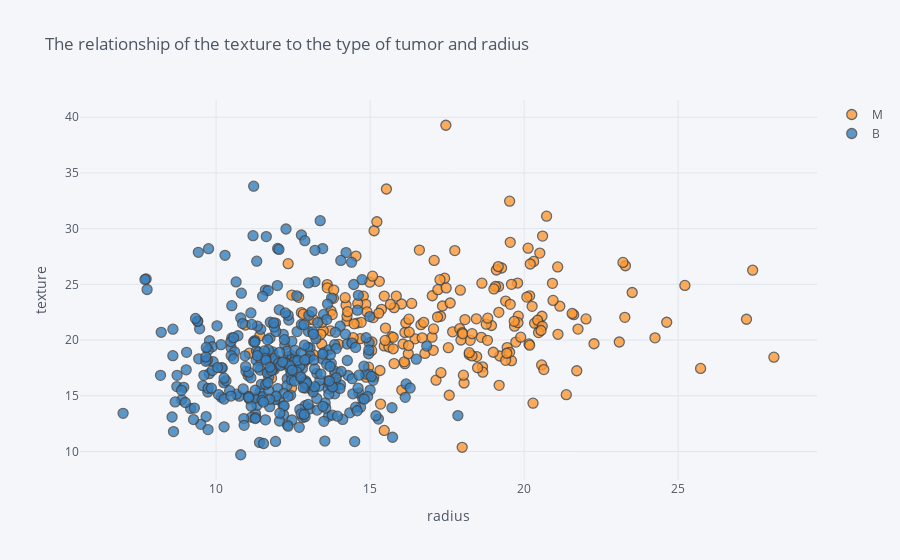

The notebook cell this image was saved under:
### Code cell
tumor_mean.iplot(kind='scatter',x='radius',y='texture',mode='markers',categories='diagnosis',size=10,xTitle='radius',yTitle='texture',title='The relationship of the texture to the type of tumor and radius')

### Figure 1 — Plotly figure (JSON) as saved in the notebook; plotly's stock layout.template omitted (floating-point values rounded to 4 significant figures; data arrays with more than 128 entries replaced by an {"elided": "..."} marker saying what was removed)
{"data": [{"marker": {"color": "rgba(255, 153, 51, 1.0)", "line": {"width": 1.3}, "opacity": 0.8, "size": 10, "symbol": "circle"}, "mode": "markers", "name": "M", "textfont": {"color": "#4D5663"}, "type": "scatter", "x": {"elided": "212 float values"}, "y": {"elided": "212 float values"}}, {"marker": {"color": "rgba(55, 128, 191, 1.0)", "line": {"width": 1.3}, "opacity": 0.8, "size": 10, "symbol": "circle"}, "mode": "markers", "name": "B", "textfont": {"color": "#4D5663"}, "type": "scatter", "x": {"elided": "357 float values"}, "y": {"elided": "357 float values"}}], "layout": {"legend": {"bgcolor": "#F5F6F9", "font": {"color": "#4D5663"}}, "paper_bgcolor": "#F5F6F9", "plot_bgcolor": "#F5F6F9", "title": {"font": {"color": "#4D5663"}, "text": "The relationship of the texture to the type of tumor and radius"}, "xaxis": {"gridcolor": "#E1E5ED", "showgrid": true, "tickfont": {"color": "#4D5663"}, "title": {"font": {"color": "#4D5663"}, "text": "radius"}, "zerolinecolor": "#E1E5ED"}, "yaxis": {"gridcolor": "#E1E5ED", "showgrid": true, "tickfont": {"color": "#4D5663"}, "title": {"font": {"color": "#4D5663"}, "text": "texture"}, "zerolinecolor": "#E1E5ED"}}}
